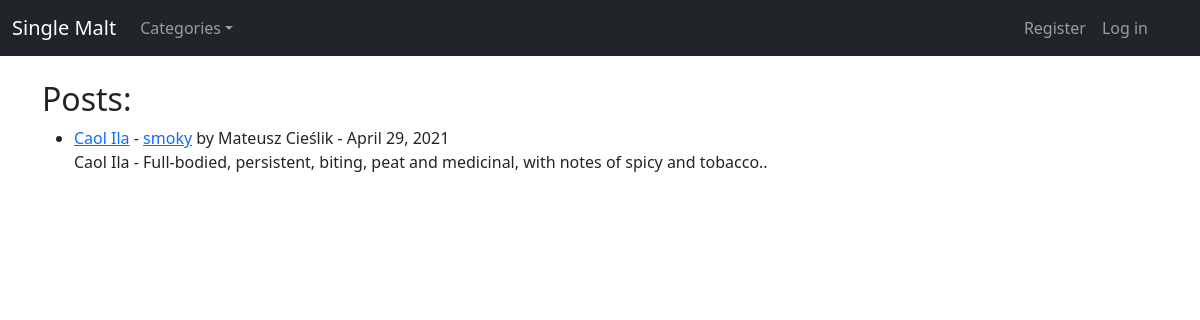
The app's page /, older data.
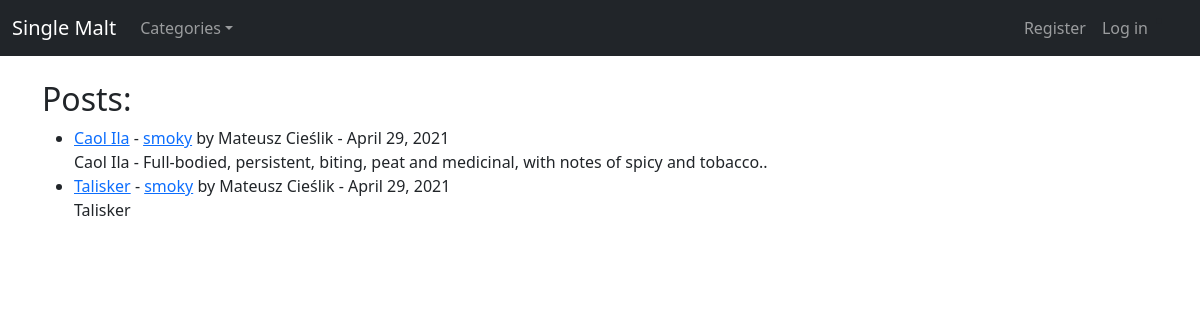
The same page, newer data.
### yerbata/models.py (models this page shows, shortened)
class Post(models.Model):
    title = models.CharField(max_length=255)
    header_image = models.ImageField(null=True, blank=True, upload_to="images/")
    title_tag = models.CharField(max_length=255, default="Single Malt")
    author = models.ForeignKey(User, on_delete=models.CASCADE)
    body = RichTextField(blank=True, null=True)
    post_date = models.DateField(auto_now_add=True)
    category = models.CharField(max_length=255, default='Single Malt')
    snippet = models.CharField(max_length=255)
    likes = models.ManyToManyField(User, related_name='blog_posts')

### yerbata/views.py (the view)
# urls.py: path('', HomeView.as_view(), name='home'),
class HomeView(ListView):
    model = Post
    template_name = 'home.html'
    cats = Category.objects.all()
    ordering = ['-post_date']
    def get_context_data(self, *args, **kwargs):
        cat_menu = Category.objects.all()
        context = super(HomeView, self).get_context_data(*args, **kwargs)
        context["cat_menu"] = cat_menu
        return context

### yerbata/models.py (called while the page is built)
    def __str__(self):
        return self.name

### yerbata/templates/home.html (shortened to what this page needs)
{% extends 'base.html' %}
{% block content %}
<h2>Posts:</h2>
<ul>
{% for post in object_list %}
        <li><a href="{% url 'article-detail' post.pk %}">{{ post.title }}</a> - <a href="{% url 'category' post.category %}">{{ post.category }}</a> by {{ post.author.first_name }} {{ post.author.last_name }} - {{ post.post_date }} <br/>{{ post.snippet }}</li>
{% endfor%}
</ul>
{% endblock %}

### yerbata/templates/base.html (shortened to what this page needs)
<!doctype html>
<html lang="en">
  <head>
    <link href="https://cdn.jsdelivr.net/npm/bootstrap@5.0.0-beta3/dist/css/bootstrap.min.css" rel="stylesheet">
  </head>
  <body>
  <nav class="navbar navbar-expand-lg navbar-dark  bg-dark">
  <div class="container-fluid">
    <a class="navbar-brand" href="{% url 'home' %}">Single Malt</a>
    <div class="collapse navbar-collapse" id="navbarSupportedContent">
      <ul class="navbar-nav me-auto mb-2 mb-lg-0">
        {% if cat_menu %}
       <li class="nav-item dropdown">
          <a class="nav-link dropdown-toggle" href="#" id="navbarDropdown1" role="button" data-bs-toggle="dropdown" aria-expanded="false">Categories</a>
        </li>
        {% endif %}
      </ul>
        {% if user.is_authenticated %}
            <ul class="navbar-nav mr-auto">
            <li class="nav-item">
            <li class="nav-item dropdown">
                <a class="nav-link dropdown-toggle" href="#" id="navbarDropdown" role="button" data-bs-toggle="dropdown" aria-expanded="false">{{ user.first_name }} {{ user.last_name }} </a>
                <ul class="dropdown-menu" aria-labelledby="navbarDropdown">
                <li><a class="dropdown-item" href="{% url 'edit_profile' %}">Edit Setting</a></li>
                    {% if user.profile.id %}
                        <li><a class="dropdown-item" href="{% url 'edit_profile_page' user.profile.id %}">Edit Profile Page</a></li>
                        <li><a class="dropdown-item" href="{% url 'show_profile_page' user.profile.id %}">Show Profile Page</a></li>
                    {% else %}
                        <li><a class="dropdown-item" href="{% url 'create_profile_page' %}">Create Profile Page</a></li>
                    {% endif %}
                <li><hr class="dropdown-divider"></li>
                <li><a class="dropdown-item" href="{% url 'logout' %}">Log out</a></li>
        {% else %}
            <ul class="navbar-nav mr-auto">
            <li class="nav-item">
            <a class="nav-link" href="{% url 'register' %}">Register</a>
            </li>
            <li class="nav-item">
            <a class="nav-link" href="{% url 'login' %}">Log in</a>
            </li>
            </ul>
        {% endif %}
            <li/>
    </div>
  </div>
</nav>
  <div class="container">
      {% block content %}
      {% endblock %}
  </div>
  </body>
</html>

Row changes from the older to the newer data that the page shows:
added Post: title "Talisker", category "smoky", author.first_name "Mateusz", author.last_name "Cieślik", post_date "April 29, 2021", snippet "Talisker"
